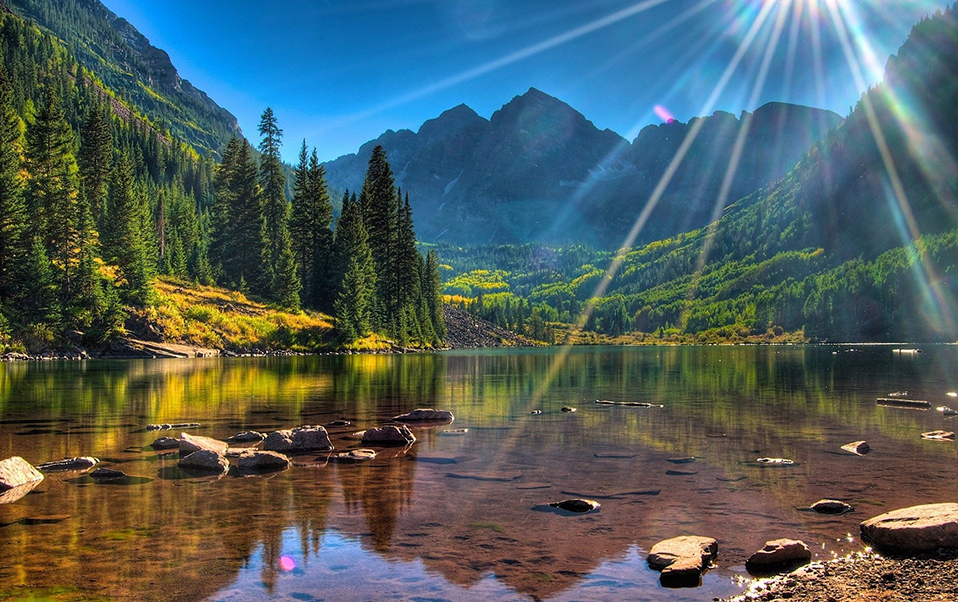
#> input picture 3_7_PyQT_Работа с картинками_Pillow/Practic1/img.png, 958 x 602 px
$ python 3_7_1_Pillow5.py
#> lines starting #> are read from the running program, lines starting #| are printed output that depends on the picture
from PIL import Image

# загрузка изображений
image1 = Image.open("img.png")
#> image1 is the input picture: PIL image 958x602 RGB; mean R, G, B 79.5, 95, 94.4
image2 = Image.open("elephant.png")
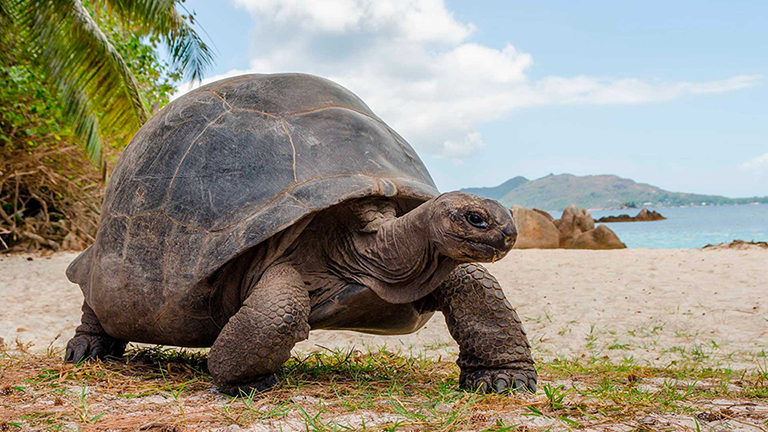
#> input picture 3_7_PyQT_Работа с картинками_Pillow/Practic1/elephant.png, 768 x 432 px
#> image2 is the input picture: PIL image 768x432 RGB; mean R, G, B 150, 145.2, 131.1

# создание нового изображения с размером обоих исходных изображений
new_image = Image.new("RGB", (image1.width + image2.width, image1.height))
#> new_image: PIL image 1726x602 RGB; every value is 0

# добавление первого изображения на новое изображение
new_image.paste(image1, (0, 0))
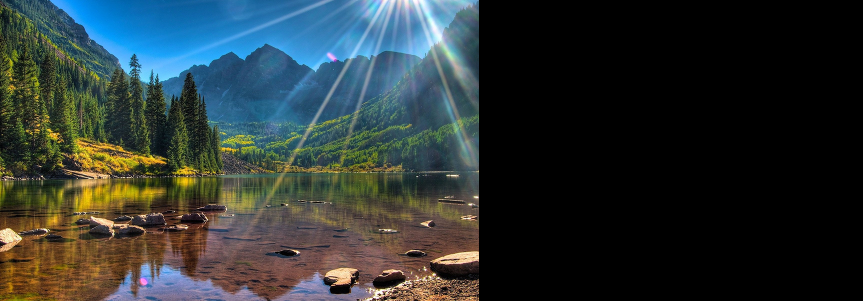
#> new_image: PIL image 1726x602 RGB (shown at 1/2 size); mean R, G, B 44.1, 52.7, 52.4

# добавление второго изображения на новое изображение
new_image.paste(image2, (image1.width, 0))
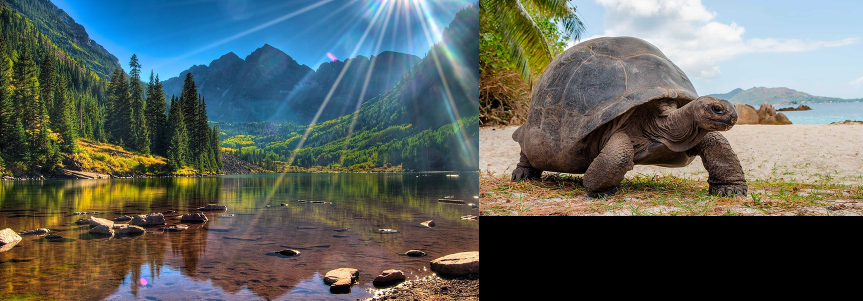
#> new_image: PIL image 1726x602 RGB (shown at 1/2 size); mean R, G, B 92.1, 99.1, 94.3

# сохранение нового изображения
new_image.save("merged_image.jpg")
